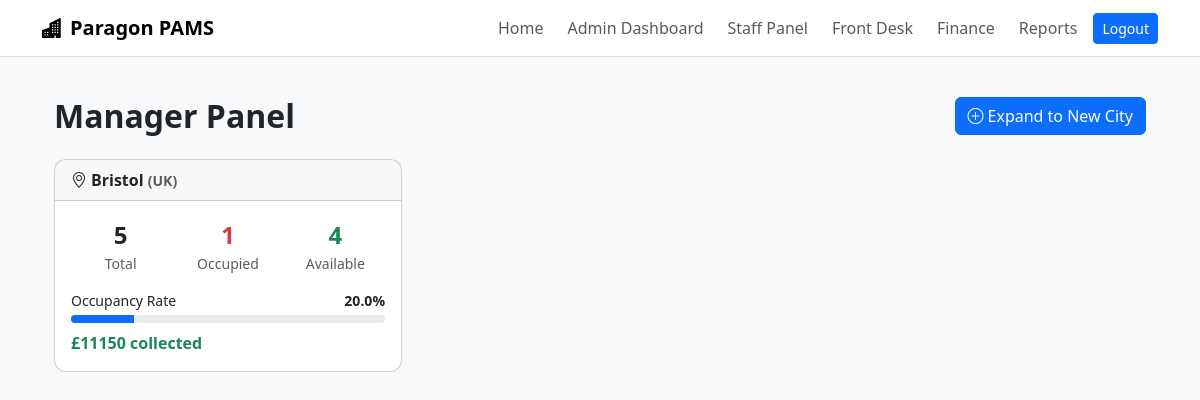
The app's page /manager/ (signed in) with its own data.
### core/models.py (models this page shows, shortened)
class City(models.Model):
    name = models.CharField(max_length=100)
    state = models.CharField(max_length=100, blank=True)
    country = models.CharField(max_length=100, default='UK')
    zipcode = models.CharField(max_length=10, blank=True)

### core/views.py (the view)
# urls.py: path('manager/', views.manager_panel, name='manager_panel'),
@login_required
def manager_panel(request):
    if request.user.role not in ['MANAGER', 'ADMIN']:
        return redirect('tenant_dashboard')
    cities = City.objects.all()
    city_stats = []
    for city in cities:
        total_apts = Apartment.objects.filter(city=city).count()
        occupied = Apartment.objects.filter(city=city, available=False).count()
        available = Apartment.objects.filter(city=city, available=True).count()
        revenue = Payment.objects.filter(
            lease__apartment__city=city, paid_date__isnull=False
        ).aggregate(total=Sum('amount'))['total'] or 0
        city_stats.append({
            'city': city,
            'total': total_apts,
            'occupied': occupied,
            'available': available,
            'revenue': revenue,
            'occupancy_rate': round((occupied / total_apts * 100), 1) if total_apts > 0 else 0,
        })
    return render(request, 'admin/manager_panel.html', {
        'city_stats': city_stats,
    })

### core/templates/admin/manager_panel.html (shortened to what this page needs)
{% extends "base.html" %}
{% block content %}
<div class="container py-3">
  <div class="d-flex justify-content-between align-items-center mb-4">
    <h2 class="fw-bold mb-0">Manager Panel</h2>
    <a href="{% url 'manager_add_city' %}" class="btn btn-primary">
      <i class="bi bi-plus-circle me-1"></i>Expand to New City
    </a>
  </div>
  <div class="row g-4">
    {% for stat in city_stats %}
    <div class="col-md-6 col-lg-4">
      <div class="card h-100">
        <div class="card-header fw-semibold">
          <i class="bi bi-geo-alt me-1"></i>{{ stat.city.name }}
          <span class="text-muted small">({{ stat.city.country }})</span>
        </div>
        <div class="card-body">
          <div class="row text-center g-2 mb-3">
            <div class="col-4">
              <div class="fw-bold fs-4">{{ stat.total }}</div>
              <div class="text-muted small">Total</div>
            </div>
            <div class="col-4">
              <div class="fw-bold fs-4 text-danger">{{ stat.occupied }}</div>
              <div class="text-muted small">Occupied</div>
            </div>
            <div class="col-4">
              <div class="fw-bold fs-4 text-success">{{ stat.available }}</div>
              <div class="text-muted small">Available</div>
            </div>
          </div>
          <div class="mb-2">
            <div class="d-flex justify-content-between small mb-1">
              <span>Occupancy Rate</span>
              <span class="fw-semibold">{{ stat.occupancy_rate }}%</span>
            </div>
            <div class="progress" style="height:8px;">
              <div class="progress-bar bg-primary" style="width:{{ stat.occupancy_rate }}%"></div>
            </div>
          </div>
          <div class="text-success fw-semibold mt-2">£{{ stat.revenue }} collected</div>
        </div>
      </div>
    </div>
    {% empty %}
    <div class="col-12">
      <div class="alert alert-info">No cities yet. <a href="{% url 'manager_add_city' %}">Add the first city.</a></div>
    </div>
    {% endfor %}
  </div>
</div>
{% endblock %}

### core/templates/base.html (style rules this page uses)
body { background-color: #f8f9fa; }
.card { border-radius: 12px; }

### records on screen
City: city.name "Bristol", city.country "UK", total "5", occupied "1", available "4", occupancy_rate "20.0", revenue "11150"
